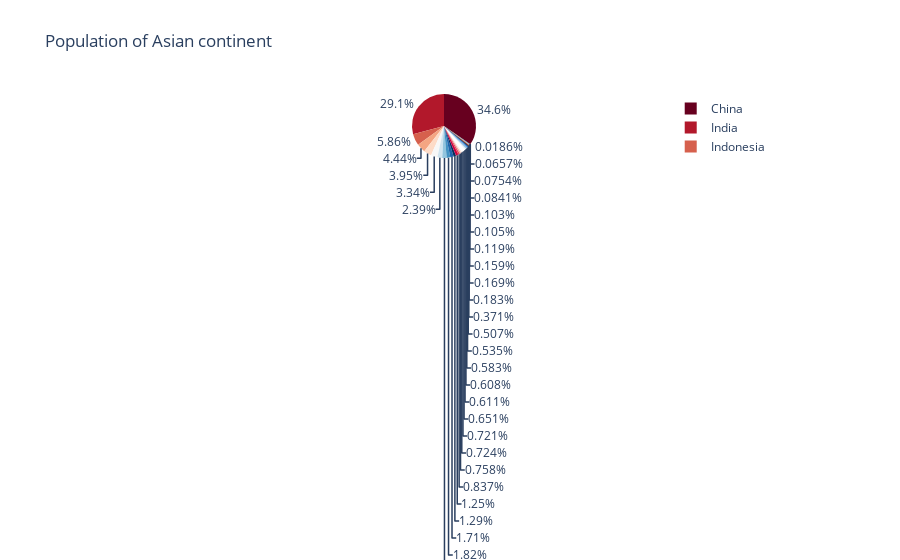

This figure's notebook cell:
### Code cell
# Create Pie chart of the largest nations in Asia
# Color maps here plotly.com/python/builtin-colorscales/
df_samer = px.data.gapminder().query("year == 2007").query("continent == 'Asia'")
px.pie(df_samer, values='pop', names='country', 
       title='Population of Asian continent', 
       color_discrete_sequence=px.colors.sequential.RdBu)

### Figure 1 — Plotly figure (JSON) as saved in the notebook; plotly's stock layout.template omitted (floating-point values rounded to 4 significant figures)
{"data": [{"domain": {"x": [0, 1], "y": [0, 1]}, "hovertemplate": "country=%{label}<br>pop=%{value}<extra></extra>", "labels": ["Afghanistan", "Bahrain", "Bangladesh", "Cambodia", "China", "Hong Kong, China", "India", "Indonesia", "Iran", "Iraq", "Israel", "Japan", "Jordan", "Korea, Dem. Rep.", "Korea, Rep.", "Kuwait", "Lebanon", "Malaysia", "Mongolia", "Myanmar", "Nepal", "Oman", "Pakistan", "Philippines", "Saudi Arabia", "Singapore", "Sri Lanka", "Syria", "Taiwan", "Thailand", "Vietnam", "West Bank and Gaza", "Yemen, Rep."], "legendgroup": "", "name": "", "showlegend": true, "type": "pie", "values": [31889923, 708573, 150448339, 14131858, 1318683096, 6980412, 1110396331, 223547000, 69453570, 27499638, 6426679, 127467972, 6053193, 23301725, 49044790, 2505559, 3921278, 24821286, 2874127, 47761980, 28901790, 3204897, 169270617, 91077287, 27601038, 4553009, 20378239, 19314747, 23174294, 65068149, 85262356, 4018332, 22211743]}], "layout": {"legend": {"tracegroupgap": 0}, "piecolorway": ["rgb(103,0,31)", "rgb(178,24,43)", "rgb(214,96,77)", "rgb(244,165,130)", "rgb(253,219,199)", "rgb(247,247,247)", "rgb(209,229,240)", "rgb(146,197,222)", "rgb(67,147,195)", "rgb(33,102,172)", "rgb(5,48,97)"], "title": {"text": "Population of Asian continent"}}}
